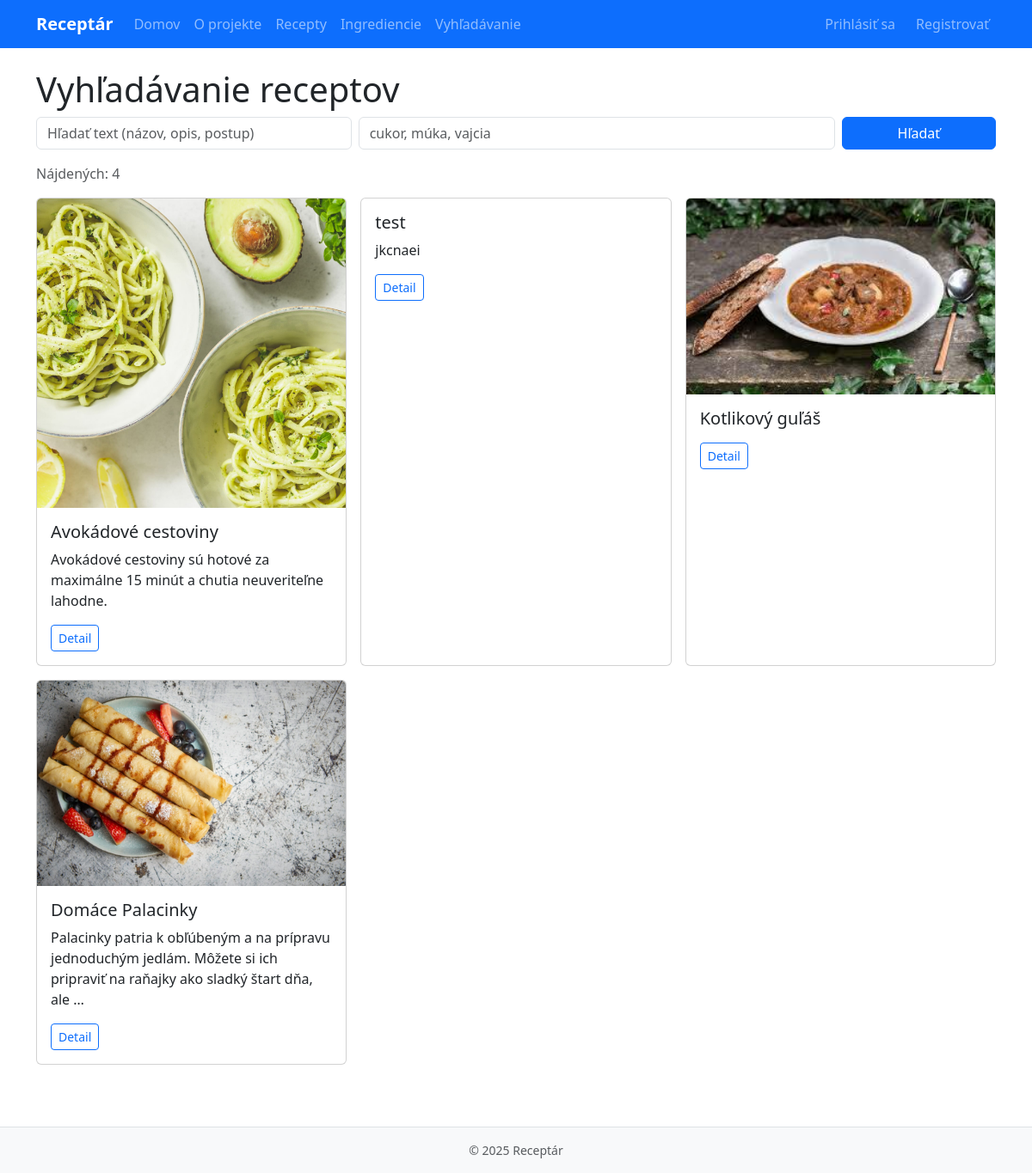
Page /recipes/search/ on the earlier database version.
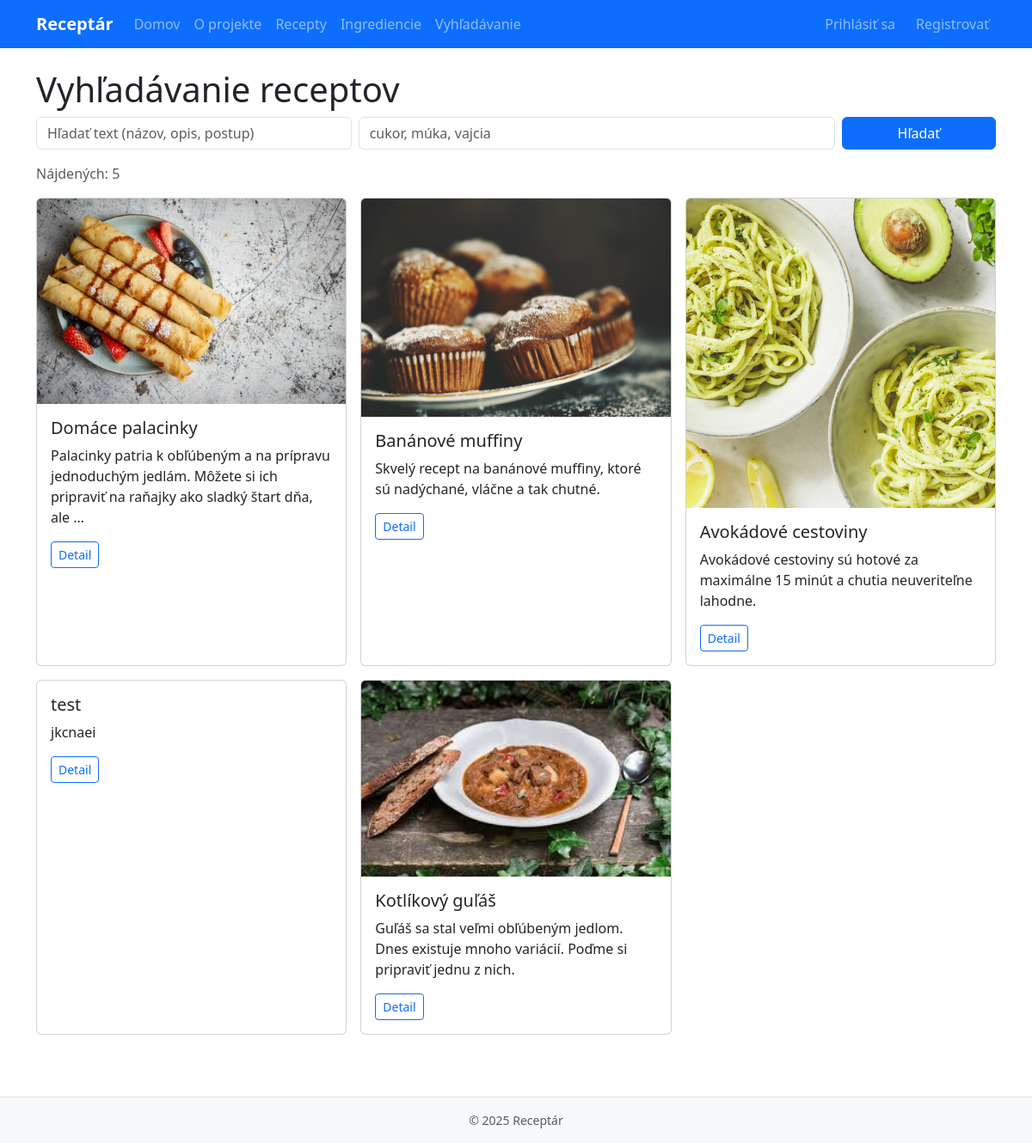
Same page on the later database version.
### recipes/models.py (models this page shows, shortened)
class Recipe(models.Model):
    title = models.CharField(max_length=200)
    description = models.TextField(blank=True)
    instructions = models.TextField()
    image = models.ImageField(upload_to="recipes/", blank=True, null=True)
    created_by = models.ForeignKey(User, on_delete=models.CASCADE, related_name="recipes")
    created_at = models.DateTimeField(auto_now_add=True)
    ingredients = models.ManyToManyField(Ingredient, through="RecipeIngredient", related_name="recipes")
    class Meta:
        ordering = ["-created_at"]

### recipes/views.py (the view)
# urls.py: path("search/", RecipeSearchView.as_view(), name="search"),
class RecipeSearchView(ListView):
    model = Recipe
    template_name = "recipes/recipe_search.html"
    context_object_name = "recipes"
    def get_queryset(self):
        qs = Recipe.objects.all()
        q = (self.request.GET.get("q") or "").strip()
        ingredients = (self.request.GET.get("ingredients") or "").strip()
        if q:
            qs = qs.filter(
                Q(title__icontains=q) |
                Q(description__icontains=q) |
                Q(instructions__icontains=q)
            )
        if ingredients:
            tokens = [t.strip() for t in ingredients.split(",") if t.strip()]
            for t in tokens:
                qs = qs.filter(ingredients__name__icontains=t)
        return qs.distinct()

### templates/recipes/recipe_search.html (shortened to what this page needs)
{% extends "base.html" %}
{% block content %}
<h1>Vyhľadávanie receptov</h1>
<form class="row g-2 mb-3" method="get">
  <div class="col-md-4">
    <input name="q" value="{{ request.GET.q }}" class="form-control" placeholder="Hľadať text (názov, opis, postup)">
  </div>
  <div class="col-md-6">
    <input name="ingredients" value="{{ request.GET.ingredients }}" class="form-control" placeholder="cukor, múka, vajcia">
  </div>
  <div class="col-md-2 d-grid">
    <button class="btn btn-primary">Hľadať</button>
  </div>
</form>
{% if recipes %}
  <p class="text-muted">Nájdených: {{ recipes|length }}</p>
{% endif %}
<div class="row g-3">
  {% for r in recipes %}
  <div class="col-md-4">
    <div class="card h-100">
      {% if r.image %}<img src="{{ r.image.url }}" class="card-img-top" alt="{{ r.title }}">{% endif %}
      <div class="card-body">
        <h5 class="card-title">{{ r.title }}</h5>
        <p class="card-text">{{ r.description|truncatewords:20 }}</p>
        <a class="btn btn-outline-primary btn-sm" href="{% url 'recipes:detail' r.pk %}">Detail</a>
      </div>
    </div>
  </div>
  {% empty %}
    <p>Nenašli sa žiadne recepty.</p>
  {% endfor %}
</div>
{% endblock %}

Differences in the rows shown:
removed Recipe: image (picture), title "Domáce Palacinky", description "Palacinky patria k obľúbeným a na prípravu jednoduchým jedlám. Môžete si ich pripraviť na raňajky ako sladký štart dňa, ale …"
added Recipe: image (picture), title "Domáce palacinky", description "Palacinky patria k obľúbeným a na prípravu jednoduchým jedlám. Môžete si ich pripraviť na raňajky ako sladký štart dňa, ale …"
added Recipe: image (picture), title "Banánové muffiny", description "Skvelý recept na banánové muffiny, ktoré sú nadýchané, vláčne a tak chutné."
changed Recipe: title "Kotlikový guľáš" → "Kotlíkový guľáš"; description (not shown) → "Guľáš sa stal veľmi obľúbeným jedlom. Dnes existuje mnoho variácií. Poďme si pripraviť jednu z nich."
Other differences:
{{ recipes|length }}: "4" → "5"
